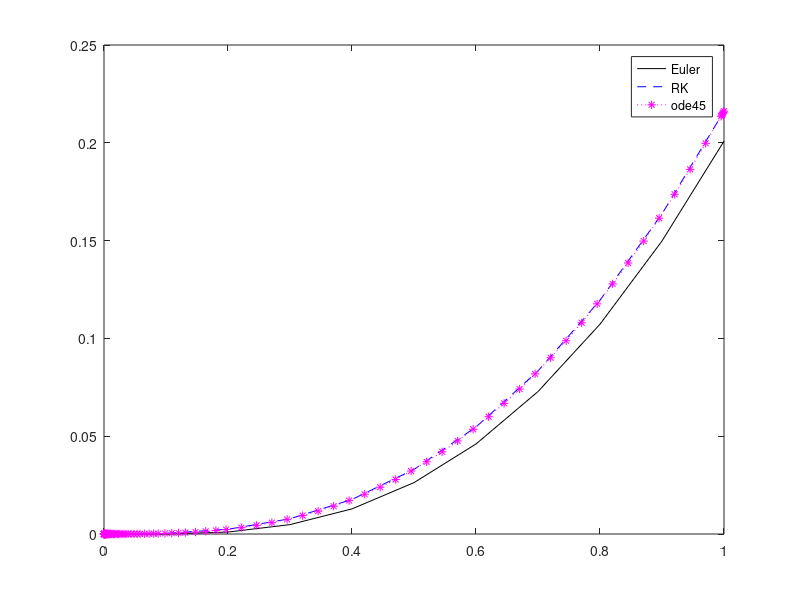

Write the MATLAB code that produced this figure.
function dd = diffur()
a = 0;  %задаем левую - a 
b = 1;  %и правую – b границы 
h = 0.1;    %задаем шаг интегрирования 
m = (a+b)/h;    %задаем кол-во итерации;
t = a:h:b;  %рассчитаем значения аналитического решения на заданном интервале

y(1) = 0;   %начальное условие
F = @(x,y) (x.^2 - 2.*y);
y_Euler(1) = y(1);
for i=1:m
   y_Euler(i+1) = y_Euler(i)+h*F(t(i), y_Euler(i));
end
plot(t,y_Euler,'-k');
hold on;

y_RK(1)=y(1);
for i=1:m     
    k1=F(t(i),y_RK(i));
    k2=F(t(i)+0.5*h,y_RK(i)+0.5*h*k1);     
    k3=F(t(i)+0.5*h,y_RK(i)+0.5*h*k2);     
    k4=F(t(i)+h,y_RK(i)+h*k3); 
    y_RK(i+1)=y_RK(i)+(h/6)*(k1+2*k2+2*k3+k4); 
end
plot(t,y_RK,'--b');
hold on;

[t,y_Procedure] = ode45(@(x,y) (x.^2 - 2.*y),[a,b],y(1));

plot(t,y_Procedure, '*:m');
legend('Euler','RK','ode45');
hold off;

dd = [y_Euler;y_RK] %y_procedure Засунуть не получится, так как там больше столбцов...

end